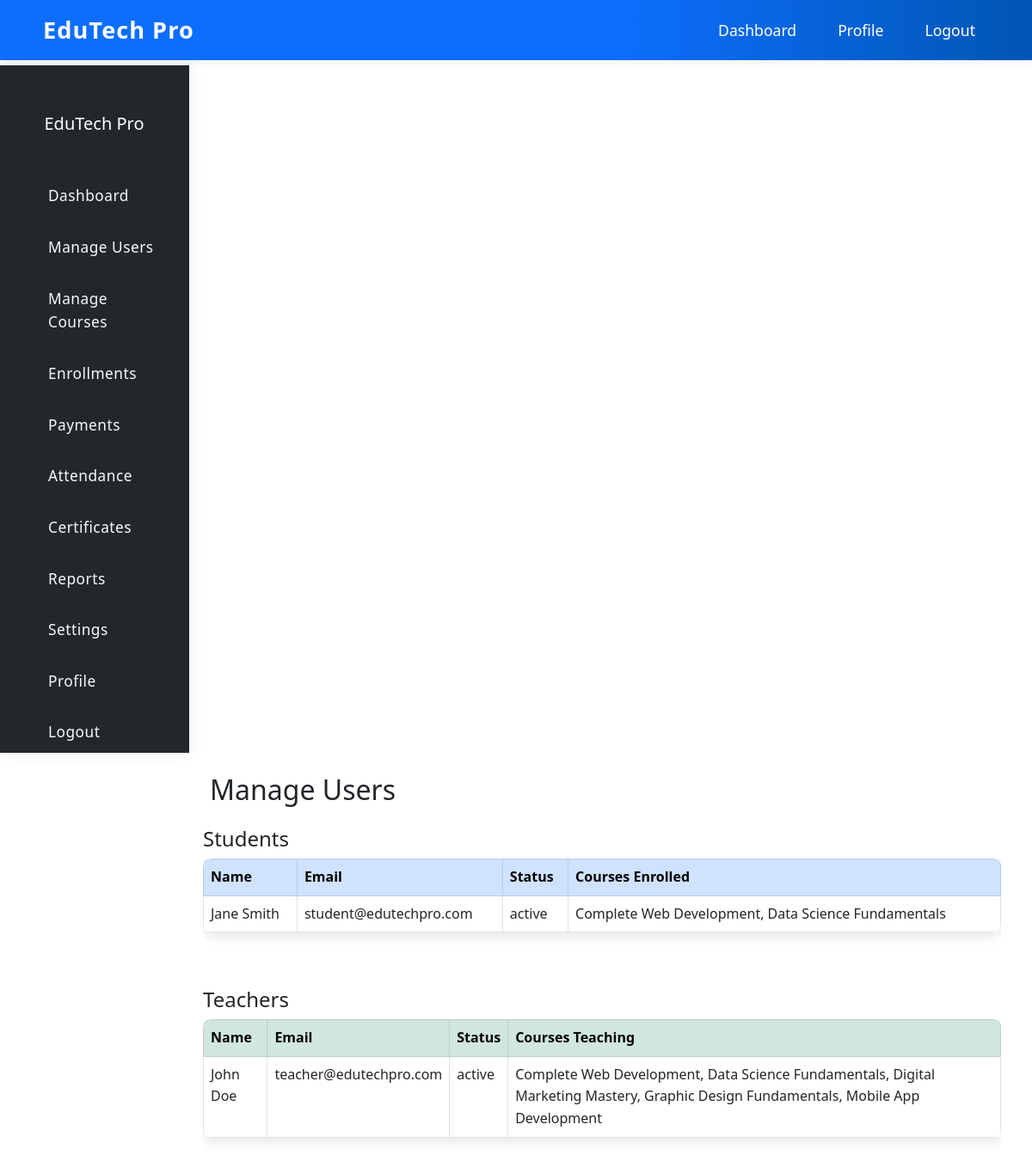
The page /admin/users.php (signed in) on the database its author committed.
### tables this page shows
CREATE TABLE IF NOT EXISTS `users` (
    `id` INT AUTO_INCREMENT PRIMARY KEY,
    `google_id` VARCHAR(255) UNIQUE,
    `username` VARCHAR(50) UNIQUE,
    `email` VARCHAR(100) UNIQUE NOT NULL,
    `password` VARCHAR(255),
    `full_name` VARCHAR(100) NOT NULL,
    `role` ENUM('admin', 'teacher', 'student') NOT NULL,
    `profile_image` VARCHAR(255),
    `phone` VARCHAR(20),
    `address` TEXT,
    `status` ENUM('active', 'inactive', 'pending') DEFAULT 'active',
    `created_at` TIMESTAMP DEFAULT CURRENT_TIMESTAMP,
    `updated_at` TIMESTAMP DEFAULT CURRENT_TIMESTAMP ON UPDATE CURRENT_TIMESTAMP
);

### admin/users.php (the view, shortened to what this page needs)
<?php
require_once '../config/database.php';
$stmt = $pdo->prepare("SELECT u.*, GROUP_CONCAT(DISTINCT c.title SEPARATOR ', ') as courses
    FROM users u
    LEFT JOIN enrollments e ON u.id = e.student_id
    LEFT JOIN courses c ON e.course_id = c.id
    WHERE u.role = 'student'
    GROUP BY u.id
    ORDER BY u.full_name ASC");
$stmt->execute();
$students = $stmt->fetchAll();
$stmt = $pdo->prepare("SELECT u.*, GROUP_CONCAT(DISTINCT c.title SEPARATOR ', ') as courses
    FROM users u
    LEFT JOIN courses c ON u.id = c.instructor_id
    WHERE u.role = 'teacher'
    GROUP BY u.id
    ORDER BY u.full_name ASC");
$stmt->execute();
$teachers = $stmt->fetchAll();
?>
<!DOCTYPE html>
<html lang="en">
<head>
    <link href="https://cdn.jsdelivr.net/npm/bootstrap@5.3.0/dist/css/bootstrap.min.css" rel="stylesheet">
    <link href="../assets/css/style.css" rel="stylesheet">
</head>
<body>
    <nav class="navbar navbar-expand-lg navbar-dark bg-primary fixed-top">
        <div class="container">
            <a class="navbar-brand fw-bold" href="dashboard.php">
                <i class="fas fa-graduation-cap me-2"></i>EduTech Pro
            </a>
            <div class="collapse navbar-collapse" id="navbarNav">
                <ul class="navbar-nav ms-auto">
                    <li class="nav-item"><a class="nav-link" href="dashboard.php">Dashboard</a></li>
                    <li class="nav-item"><a class="nav-link" href="profile.php">Profile</a></li>
                    <li class="nav-item"><a class="nav-link" href="logout.php">Logout</a></li>
                </ul>
            </div>
        </div>
    </nav>
    <div class="container-fluid" style="margin-top: 76px;">
        <div class="row">
            <nav class="col-md-3 col-lg-2 d-md-block sidebar collapse">
                <div class="position-sticky">
                    <div class="text-center mb-4 d-flex flex-column align-items-center">
                        <h5 class="text-white mt-2">EduTech Pro</h5>
                        <small class="text-muted">Admin Panel</small>
                    </div>
                    <ul class="nav flex-column">
                        <li class="nav-item"><a class="nav-link" href="dashboard.php"><i class="fas fa-tachometer-alt me-2"></i>Dashboard</a></li>
                        <li class="nav-item"><a class="nav-link" href="users.php"><i class="fas fa-users me-2"></i>Manage Users</a></li>
                        <li class="nav-item"><a class="nav-link" href="courses.php"><i class="fas fa-book me-2"></i>Manage Courses</a></li>
                        <li class="nav-item"><a class="nav-link" href="enrollments.php"><i class="fas fa-user-graduate me-2"></i>Enrollments</a></li>
                        <li class="nav-item"><a class="nav-link" href="payments.php"><i class="fas fa-credit-card me-2"></i>Payments</a></li>
                        <li class="nav-item"><a class="nav-link" href="attendance.php"><i class="fas fa-calendar-check me-2"></i>Attendance</a></li>
                        <li class="nav-item"><a class="nav-link" href="certificates.php"><i class="fas fa-certificate me-2"></i>Certificates</a></li>
                        <li class="nav-item"><a class="nav-link" href="reports.php"><i class="fas fa-chart-bar me-2"></i>Reports</a></li>
                        <li class="nav-item"><a class="nav-link" href="settings.php"><i class="fas fa-cog me-2"></i>Settings</a></li>
                        <li class="nav-item"><a class="nav-link" href="profile.php"><i class="fas fa-user-cog me-2"></i>Profile</a></li>
                        <li class="nav-item"><a class="nav-link" href="logout.php"><i class="fas fa-sign-out-alt me-2"></i>Logout</a></li>
                    </ul>
                </div>
            </nav>
            <main class="col-md-9 ms-sm-auto col-lg-10 px-md-4 dashboard-main-content">
                <div class="container mt-4">
                    <h2 class="mb-4"><i class="fas fa-users me-2"></i>Manage Users</h2>
                    <div class="row">
                        <div class="col-12 mb-5">
                            <h4>Students</h4>
                            <div class="table-responsive">
                                <table class="table table-hover table-bordered">
                                    <thead class="table-primary">
                                        <tr>
                                            <th>Name</th>
                                            <th>Email</th>
                                            <th>Status</th>
                                            <th>Courses Enrolled</th>
                                        </tr>
                                    </thead>
                                    <tbody>
                                        <?php foreach ($students as $student): ?>
                                        <tr>
                                            <td><?php echo htmlspecialchars($student['full_name']); ?></td>
                                            <td><?php echo htmlspecialchars($student['email']); ?></td>
                                            <td><?php echo htmlspecialchars($student['status'] ?? 'active'); ?></td>
                                            <td><?php echo htmlspecialchars($student['courses'] ?: 'None'); ?></td>
                                        </tr>
                                        <?php endforeach; ?>
                                    </tbody>
                                </table>
                            </div>
                        </div>
                        <div class="col-12 mb-5">
                            <h4>Teachers</h4>
                            <div class="table-responsive">
                                <table class="table table-hover table-bordered">
                                    <thead class="table-success">
                                        <tr>
                                            <th>Name</th>
                                            <th>Email</th>
                                            <th>Status</th>
                                            <th>Courses Teaching</th>
                                        </tr>
                                    </thead>
                                    <tbody>
                                        <?php foreach ($teachers as $teacher): ?>
                                        <tr>
                                            <td><?php echo htmlspecialchars($teacher['full_name']); ?></td>
                                            <td><?php echo htmlspecialchars($teacher['email']); ?></td>
                                            <td><?php echo htmlspecialchars($teacher['status'] ?? 'active'); ?></td>
                                            <td><?php echo htmlspecialchars($teacher['courses'] ?: 'None'); ?></td>
                                        </tr>
                                        <?php endforeach; ?>
                                    </tbody>
                                </table>
                            </div>
                        </div>
                    </div>
                </div>
            </main>
        </div>
    </div>
</body>
</html>

### assets/css/style.css (style rules this page uses)
:root { --primary-color: #0d6efd; --secondary-color: #6c757d; --success-color: #198754; --warning-color: #ffc107; --danger-color: #dc3545; --light-color: #f8f9fa; --dark-color: #212529; }
* { margin: 0; padding: 0; box-sizing: border-box; }
body { font-family: 'Segoe UI', Tahoma, Geneva, Verdana, sans-serif; line-height: 1.6; color: var(--dark-color); padding-top: 76px; }
.navbar { background: linear-gradient(90deg, #0d6efd 60%, #0056b3 100%) !important; box-shadow: 0 2px 10px rgba(0,0,0,0.08); }
.navbar .navbar-brand { font-weight: 700; font-size: 1.7rem; color: #fff !important; letter-spacing: 1px; }
.navbar .nav-link, .navbar .dropdown-toggle { color: #fff !important; font-size: 1.1rem; margin-left: 1rem; margin-right: 1rem; transition: color 0.2s; }
body { padding-top: 76px; }
.sidebar { background: #23272b !important; color: #f8f9fa; box-shadow: 2px 0 16px rgba(0,0,0,0.08); border-top: none !important; border-right: 1px solid #222831; margin-top: 0 !important; border-top-left-radius: 0 !important; border-top-right-radius: 0 !important; top: 0; position: sticky; height: 100vh; z-index: 1029; display: flex; flex-direction: column; min-width: 220px; padding: 2rem 1rem 1rem 1rem; }
.sidebar .text-center { margin-top: 0 !important; margin-bottom: 2rem !important; }
.sidebar .nav-link { color: #f8f9fa !important; background: transparent; padding: 0.75rem 1.25rem; border-radius: 8px; margin-bottom: 0.5rem; font-size: 1.08rem; font-weight: 500; letter-spacing: 0.5px; transition: background 0.2s, color 0.2s, box-shadow 0.2s; display: flex; align-items: center; gap: 0.75rem; }
.table { border-radius: 10px; overflow: hidden; box-shadow: 0 5px 15px rgba(0,0,0,0.1); }
.table thead { background: var(--primary-color); color: white; }
.container-fluid, .row, main { margin-top: 0 !important; }
.dashboard-main-content { margin-top: 0 !important; }
.sidebar .text-center { margin-top: 0 !important; margin-bottom: 1rem !important; }

### rows shown on the page
users: full_name "Jane Smith", email "student@edutechpro.com", status "active", courses "Complete Web Development, Data Science Fundamentals"
users: full_name "John Doe", email "teacher@edutechpro.com", status "active", courses "Complete Web Development, Data Science Fundamentals, Digital Marketing Mastery, Graphic Design Fundamentals, Mobile App Development"
